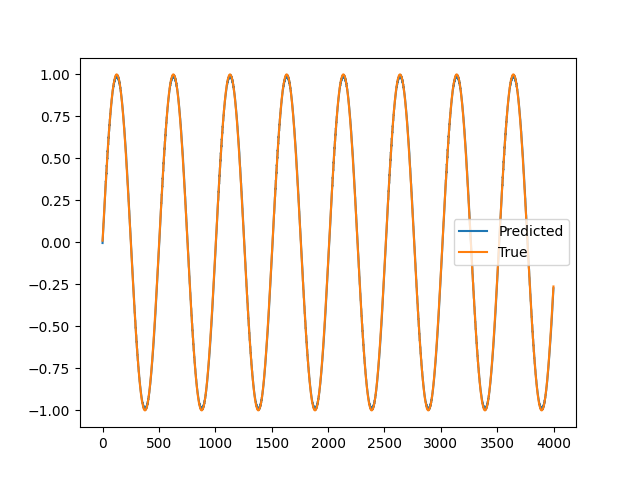

Source code (Python):
import torch
import torch.nn as nn
import numpy as np
import matplotlib.pyplot as plt


# 生成正弦波数据
def generate_sin_wave(seq_length, num_sequences):
    x = np.linspace(0, 50, seq_length * num_sequences)
    y = np.sin(x)
    sequences = []
    for i in range(num_sequences):
        sequences.append(y[i * seq_length: (i + 1) * seq_length])
    return np.array(sequences)


# 准备数据
seq_length = 5
num_sequences = 1000
data = generate_sin_wave(seq_length, num_sequences)

# 生成输入和输出，并重塑为（seq_length, batch_size, input_size）
# x序列丢弃原始数据的最后一个
# y序列丢弃原始数据的第一个
x = data[:, :-1]
y = data[:, 1:]

# 转换为 PyTorch 的张量
x = torch.tensor(x, dtype=torch.float32).reshape(-1, seq_length - 1, 1)
y = torch.tensor(y, dtype=torch.float32).reshape(-1, seq_length - 1, 1)


# 定义 LSTM 模型
class LSTMModel(nn.Module):
    def __init__(self, input_size, hidden_size, output_size, num_layers=1):
        super(LSTMModel, self).__init__()
        self.hidden_size = hidden_size
        self.num_layers = num_layers
        self.lstm = nn.LSTM(input_size, hidden_size, num_layers, batch_first=True)
        self.linear = nn.Linear(hidden_size, output_size)

    def forward(self, x):
        # 初始化隐藏状态和细胞状态
        h0 = torch.zeros(self.num_layers, x.size(0), self.hidden_size).to(x.device)
        c0 = torch.zeros(self.num_layers, x.size(0), self.hidden_size).to(x.device)

        # LSTM 层前向传播
        out, _ = self.lstm(x, (h0, c0))

        # 全连接层前向传播
        predictions = self.linear(out)

        return predictions


# 初始化模型、损失函数和优化器
model = LSTMModel(input_size=1, hidden_size=50, output_size=1, num_layers=1)
criterion = nn.MSELoss()
optimizer = torch.optim.Adam(model.parameters(), lr=0.01)

# 训练模型
num_epochs = 200  # 定义训练周期的数量，即模型将整个数据集上训练100次
for epoch in range(num_epochs):
    model.train()  # 设置模型为训练模式
    outputs = model(x)  # 前向传播，计算模型的输出
    optimizer.zero_grad()  # 清零模型参数的梯度
    loss = criterion(outputs, y)  # 计算模型输出与真实标签之间的损失
    loss.backward()  # 反向传播，计算梯度
    optimizer.step()  # 更新模型参数

    # 每20个周期打印一次当前的训练损失
    if (epoch + 1) % 20 == 0:
        print(f'Epoch [{epoch + 1}/{num_epochs}], Loss: {loss.item():.4f}')


# 可视化预测结果
model.eval()
with torch.no_grad():
    predictions = model(x)
    predictions = predictions.detach().numpy()

plt.plot(predictions.flatten(), label='Predicted')
plt.plot(y.flatten(), label='True')
plt.legend()
plt.savefig('LSTM_Predicting_Sine_Waves.png')  # 保存图像
